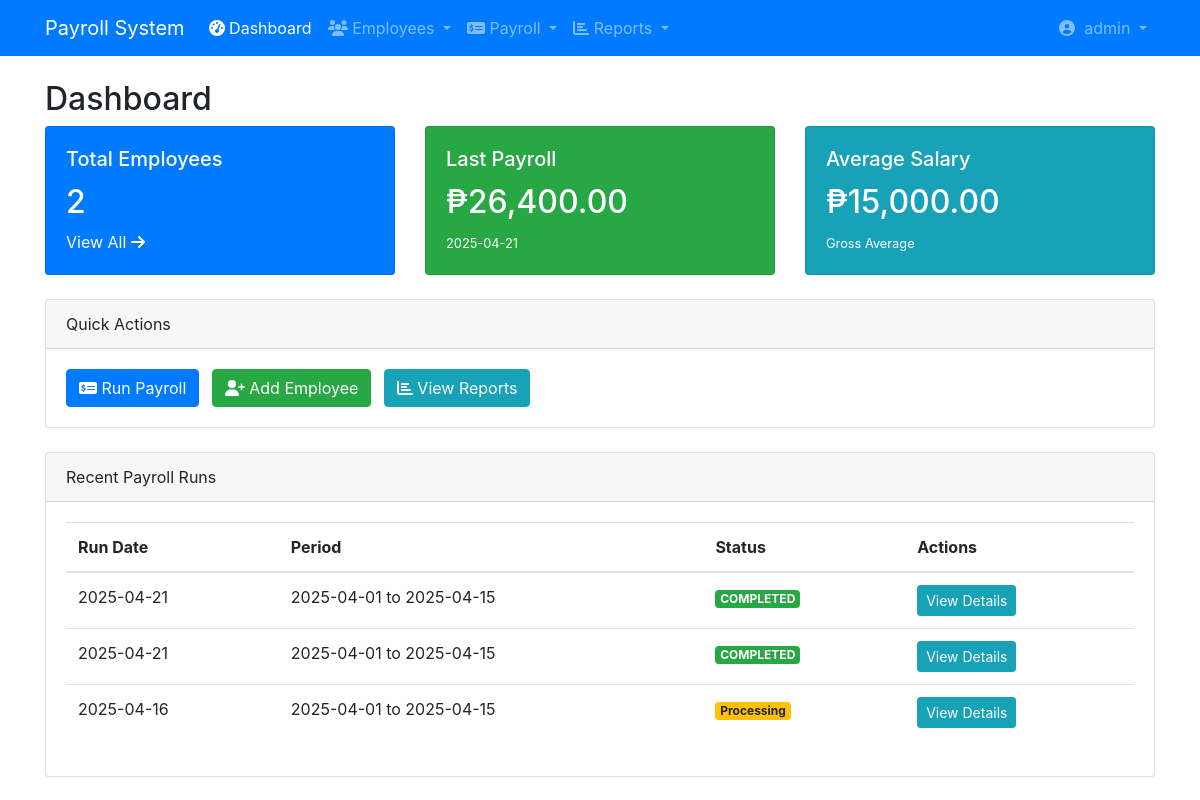
Screenshot of /payroll/index.php (signed in) with the database file from the repository.
### tables this page shows
CREATE TABLE `users` (
  `user_id` int(11) NOT NULL,
  `username` varchar(50) NOT NULL,
  `password` varchar(255) NOT NULL,
  `email` varchar(100) NOT NULL,
  `first_name` varchar(50) NOT NULL,
  `last_name` varchar(50) NOT NULL,
  `role` enum('admin','manager','hr','accountant','employee') NOT NULL,
  `status` enum('active','inactive','suspended') NOT NULL DEFAULT 'active',
  `last_login` datetime DEFAULT NULL,
  `password_reset_token` varchar(100) DEFAULT NULL,
  `password_reset_expires` datetime DEFAULT NULL,
  `created_at` timestamp NOT NULL DEFAULT current_timestamp(),
  `updated_at` timestamp NOT NULL DEFAULT current_timestamp() ON UPDATE current_timestamp()
);

CREATE TABLE `payroll_runs` (
  `run_id` int(11) NOT NULL,
  `period_start` date DEFAULT NULL,
  `period_end` date DEFAULT NULL,
  `run_date` date DEFAULT NULL,
  `status` varchar(20) DEFAULT NULL
);

### payroll/index.php (the view, shortened to what this page needs)
<?php
require_once('config/database.php');
$emp_query = "SELECT COUNT(*) as total_employees FROM employees WHERE employment_status = 'ACTIVE'";
$emp_result = $conn->query($emp_query)->fetch_assoc();
$payroll_query = "SELECT * FROM payroll_runs ORDER BY run_date DESC LIMIT 1";
$payroll_result = $conn->query($payroll_query)->fetch_assoc();
$total_query = "SELECT SUM(gross_pay) as total_gross, SUM(net_pay) as total_net
                FROM payslips WHERE run_id = " . ($payroll_result['run_id'] ?? 0);
$total_result = $conn->query($total_query)->fetch_assoc();
?>
<!DOCTYPE html>
<html>
<head>
    <link rel="stylesheet" href="https://stackpath.bootstrapcdn.com/bootstrap/4.5.2/css/bootstrap.min.css">
    <link rel="stylesheet" href="https://cdnjs.cloudflare.com/ajax/libs/font-awesome/5.15.4/css/all.min.css">
</head>
<body>
    <?php include 'includes/navbar.php'; ?>
    <div class="container mt-4">
        <h2>Dashboard</h2>
        <div class="row mb-4">
            <div class="col-md-4">
                <div class="card bg-primary text-white">
                    <div class="card-body">
                        <h5 class="card-title">Total Employees</h5>
                        <h2><?php echo $emp_result['total_employees']; ?></h2>
                        <a href="employees/index.php" class="text-white">View All <i class="fas fa-arrow-right"></i></a>
                    </div>
                </div>
            </div>
            <div class="col-md-4">
                <div class="card bg-success text-white">
                    <div class="card-body">
                        <h5 class="card-title">Last Payroll</h5>
                        <h2>₱<?php echo number_format($total_result['total_net'] ?? 0, 2); ?></h2>
                        <small><?php echo $payroll_result['run_date'] ?? 'No payroll run yet'; ?></small>
                    </div>
                </div>
            </div>
            <div class="col-md-4">
                <div class="card bg-info text-white">
                    <div class="card-body">
                        <h5 class="card-title">Average Salary</h5>
                        <h2>₱<?php
                            $avg = ($total_result['total_gross'] ?? 0) / ($emp_result['total_employees'] ?: 1);
                            echo number_format($avg, 2);
                        ?></h2>
                        <small>Gross Average</small>
                    </div>
                </div>
            </div>
        </div>
        <div class="row mb-4">
            <div class="col-12">
                <div class="card">
                    <div class="card-header">
                        Quick Actions
                    </div>
                    <div class="card-body">
                        <a href="run_payroll.php" class="btn btn-primary mr-2">
                            <i class="fas fa-money-check-alt"></i> Run Payroll
                        </a>
                        <a href="add_employee.php" class="btn btn-success mr-2">
                            <i class="fas fa-user-plus"></i> Add Employee
                        </a>
                        <a href="reports.php" class="btn btn-info mr-2">
                            <i class="fas fa-chart-bar"></i> View Reports
                        </a>
                    </div>
                </div>
            </div>
        </div>
        <div class="row">
            <div class="col-12">
                <div class="card">
                    <div class="card-header">
                        Recent Payroll Runs
                    </div>
                    <div class="card-body">
                        <table class="table">
                            <thead>
                                <tr>
                                    <th>Run Date</th>
                                    <th>Period</th>
                                    <th>Status</th>
                                    <th>Actions</th>
                                </tr>
                            </thead>
                            <tbody>
                                <?php
                                $recent_query = "SELECT * FROM payroll_runs ORDER BY run_date DESC LIMIT 5";
                                $recent_result = $conn->query($recent_query);
                                while($run = $recent_result->fetch_assoc()):
                                ?>
                                <tr>
                                    <td><?php echo $run['run_date']; ?></td>
                                    <td><?php echo $run['period_start'] . ' to ' . $run['period_end']; ?></td>
                                    <td>
                                        <span class="badge badge-<?php echo $run['status'] == 'COMPLETED' ? 'success' : 'warning'; ?>">
                                            <?php echo $run['status']; ?>
                                        </span>
                                    </td>
                                    <td>
                                        <a href="view_payroll_run.php?id=<?php echo $run['run_id']; ?>"
                                           class="btn btn-sm btn-info">View Details</a>
                                    </td>
                                </tr>
                                <?php endwhile; ?>
                            </tbody>
                        </table>
                    </div>
                </div>
            </div>
        </div>
    </div>
</body>
</html>

### payroll/includes/navbar.php (shortened to what this page needs)
<?php
$user_id = $_SESSION['user_id'];
$query = "SELECT first_name, last_name, role, username FROM users WHERE user_id = ?";
$stmt = $conn->prepare($query);
$stmt->bind_param('i', $user_id);
$stmt->execute();
$user = $stmt->get_result()->fetch_assoc();
?>
<nav class="navbar navbar-expand-lg navbar-dark bg-primary">
    <div class="container">
        <a class="navbar-brand" href="index.php">
            Payroll System
        </a>
        <div class="collapse navbar-collapse" id="navbarNav">
            <ul class="navbar-nav mr-auto">
                <li class="nav-item">
                    <a class="nav-link" href="index.php">
                        <i class="fas fa-tachometer-alt"></i> Dashboard
                    </a>
                </li>
                <li class="nav-item dropdown">
                    <a class="nav-link dropdown-toggle" href="#" data-toggle="dropdown">
                        <i class="fas fa-users"></i> Employees
                    </a>
                </li>
                <li class="nav-item dropdown">
                    <a class="nav-link dropdown-toggle" href="#" data-toggle="dropdown">
                        <i class="fas fa-money-check-alt"></i> Payroll
                    </a>
                </li>
                <li class="nav-item dropdown">
                    <a class="nav-link dropdown-toggle" href="#" data-toggle="dropdown">
                        <i class="fas fa-chart-bar"></i> Reports
                    </a>
                </li>
            </ul>
            <ul class="navbar-nav">
                <li class="nav-item dropdown">
                    <a class="nav-link dropdown-toggle" href="#" data-toggle="dropdown">
                        <i class="fas fa-user-circle"></i>&nbsp;
                        <?php echo $user['username']; ?>
                    </a>
                </li>
            </ul>
        </div>
    </div>
</nav>

### rows the page displays
users: username "admin"
payroll_runs: run_date "2025-04-21", period_start "2025-04-01", period_end "2025-04-15", status "COMPLETED"
payroll_runs: run_date "2025-04-21", period_start "2025-04-01", period_end "2025-04-15", status "COMPLETED"
payroll_runs: run_date "2025-04-16", period_start "2025-04-01", period_end "2025-04-15", status "Processing"

### other values shown
$emp_result['total_employees'] "2"
$total_result['total_net'] "26,400.00"
$avg "15,000.00"
